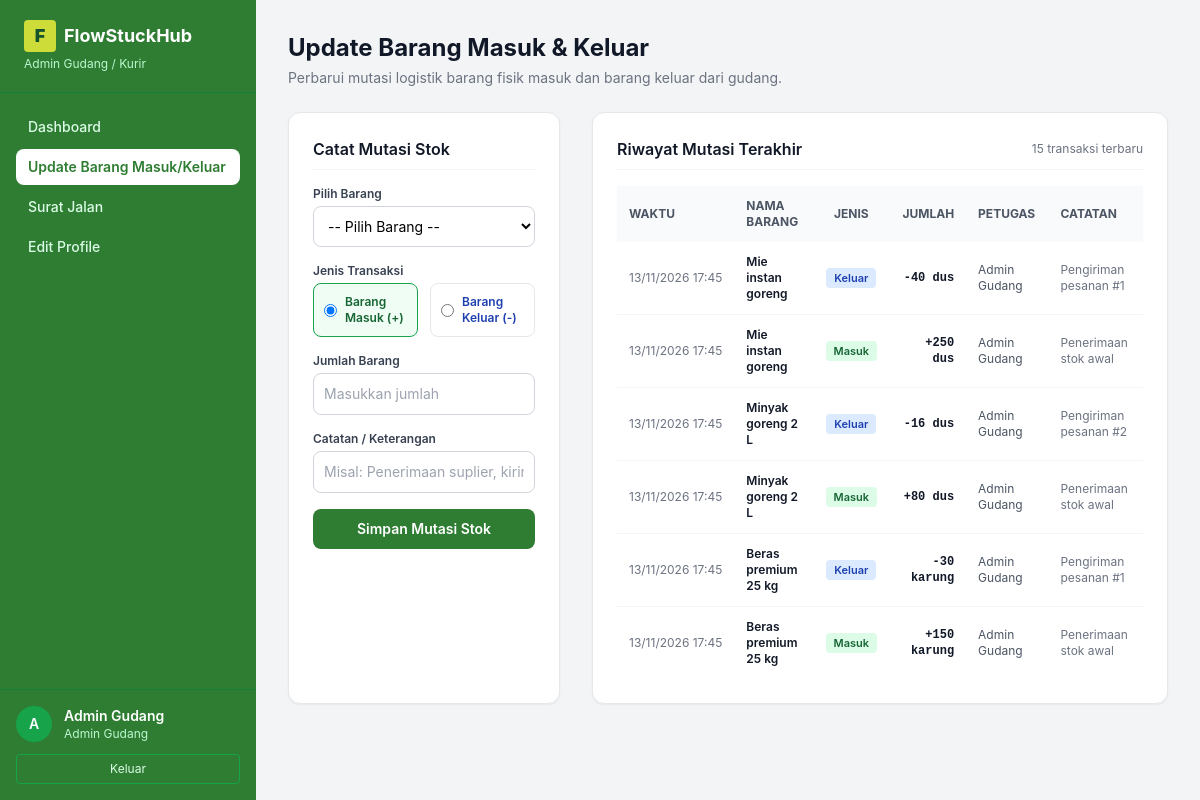
Screenshot of /admin/update-barang.php (signed in) with the database file from the repository.
### tables this page shows
CREATE TABLE mutasi (
  id         INT AUTO_INCREMENT PRIMARY KEY,
  barang_id  INT          NOT NULL,
  user_id    INT          NOT NULL,
  jenis      ENUM('masuk','keluar') NOT NULL,
  jumlah     INT          NOT NULL,
  catatan    VARCHAR(255) NULL,
  created_at TIMESTAMP    DEFAULT CURRENT_TIMESTAMP,
  FOREIGN KEY (barang_id) REFERENCES barang(id) ON DELETE CASCADE,
  FOREIGN KEY (user_id)   REFERENCES users(id)
);

CREATE TABLE barang (
  id          INT AUTO_INCREMENT PRIMARY KEY,
  nama        VARCHAR(120) NOT NULL,
  deskripsi   TEXT         NULL,
  satuan      VARCHAR(30)  NOT NULL DEFAULT 'dus',
  stok        INT          NOT NULL DEFAULT 0,
  gambar      VARCHAR(255) NULL,
  created_at  TIMESTAMP    DEFAULT CURRENT_TIMESTAMP
);

CREATE TABLE users (
  id            INT AUTO_INCREMENT PRIMARY KEY,
  nama_lengkap  VARCHAR(100)  NOT NULL,
  email         VARCHAR(100)  NOT NULL UNIQUE,
  username      VARCHAR(50)   NOT NULL UNIQUE,
  password      VARCHAR(255)  NOT NULL,
  role          ENUM('user','admin','super_admin') NOT NULL DEFAULT 'user',
  alamat        VARCHAR(255)  NULL,
  no_hp         VARCHAR(20)   NULL,
  reset_token   VARCHAR(64)   NULL,
  reset_expires DATETIME      NULL,
  foto_profil   VARCHAR(255)  NULL,
  created_at    TIMESTAMP     DEFAULT CURRENT_TIMESTAMP
);

### includes/auth.php (called while the page is built, shortened)
<?php
function user() { return $_SESSION['user'] ?? null; }

### admin/update-barang.php (the view, shortened to what this page needs)
<?php
require_once __DIR__ . '/../includes/auth.php';
$u = user();
$isSuper = $u['role'] === 'super_admin';
$listMutasi = $pdo->query('
    SELECT m.*, b.nama AS nama_barang, b.satuan, u.nama_lengkap AS nama_petugas
    FROM mutasi m
    JOIN barang b ON b.id = m.barang_id
    JOIN users u ON u.id = m.user_id
    ORDER BY m.id DESC
    LIMIT 15
')->fetchAll();
?>
<!doctype html>
<html lang="id">
<head>
  <script src="https://cdn.tailwindcss.com"></script>
</head>
<body class="bg-gray-100 min-h-screen flex">
<aside class="w-64 min-h-screen flex flex-col flex-shrink-0" style="background:#2E7D32">
  <div class="px-6 py-5 border-b border-green-700">
    <a href="<?= BASE ?>dashboard.php" class="flex items-center gap-2 text-white font-bold text-lg no-underline">
      <span class="w-8 h-8 rounded flex items-center justify-center font-black text-green-900" style="background:#CDDC39">F</span>
      FlowStuckHub
    </a>
    <p class="text-green-200 text-xs mt-1"><?= $isSuper ? 'Super Admin Purchasing' : 'Admin Gudang / Kurir' ?></p>
  </div>
  <nav class="flex-1 px-4 py-4 flex flex-col gap-1">
    <a href="<?= BASE ?>dashboard.php" class="flex items-center gap-2 px-3 py-2 rounded-lg text-sm font-medium text-green-100 hover:bg-green-700 transition">
      Dashboard
    </a>
    <a href="<?= BASE ?>admin/update-barang.php" class="flex items-center gap-2 px-3 py-2 rounded-lg text-sm font-medium bg-white text-[#2E7D32] font-semibold transition">
      Update Barang Masuk/Keluar
    </a>
    <a href="<?= BASE ?>admin/surat-jalan.php" class="flex items-center gap-2 px-3 py-2 rounded-lg text-sm font-medium text-green-100 hover:bg-green-700 transition">
      Surat Jalan
    </a>
    <a href="<?= BASE ?>profile.php" class="flex items-center gap-2 px-3 py-2 rounded-lg text-sm font-medium text-green-100 hover:bg-green-700 transition">
      Edit Profile
    </a>
  </nav>
  <div class="px-4 py-4 border-t border-green-700">
    <div class="flex items-center gap-3 mb-3">
      <span class="inline-flex items-center justify-center w-9 h-9 rounded-full bg-green-600 text-white font-semibold text-sm">
        <?= htmlspecialchars(mb_strtoupper(mb_substr($u['nama'] ?? 'A', 0, 1))) ?>
      </span>
      <div class="min-w-0">
        <p class="text-sm font-semibold text-white truncate"><?= htmlspecialchars($u['nama']) ?></p>
        <p class="text-xs text-green-200"><?= $isSuper ? 'Super Admin' : 'Admin Gudang' ?></p>
      </div>
    </div>
    <a href="<?= BASE ?>logout.php" class="block w-full text-center py-1.5 px-3 rounded text-xs text-green-100 border border-green-600 hover:bg-green-700 transition">
      Keluar
    </a>
  </div>
</aside>
<main class="flex-1 p-8 overflow-y-auto">
  <div class="max-w-5xl mx-auto">
    <div class="mb-6">
      <h1 class="text-2xl font-bold text-gray-900">Update Barang Masuk & Keluar</h1>
      <p class="text-sm text-gray-500 mt-1">Perbarui mutasi logistik barang fisik masuk dan barang keluar dari gudang.</p>
    </div>
    <div class="grid grid-cols-1 lg:grid-cols-3 gap-8">
      <div class="bg-white p-6 rounded-xl shadow-sm border border-gray-200 lg:col-span-1">
        <h2 class="text-base font-semibold text-gray-900 mb-4 pb-2 border-b border-gray-100">Catat Mutasi Stok</h2>
        <form method="post" action="<?= BASE ?>admin/update-barang.php" class="space-y-4">
          <div>
            <label class="block text-xs font-semibold text-gray-700 mb-1" for="barang_id">Pilih Barang</label>
            <select name="barang_id" id="barang_id" required class="w-full text-sm border border-gray-300 rounded-lg p-2.5 bg-white focus:ring-2 focus:ring-green-600 focus:outline-none" onchange="updateInfoStok(this)">
              <option value="">-- Pilih Barang --</option>
            </select>
          </div>
          <div>
            <label class="block text-xs font-semibold text-gray-700 mb-1">Jenis Transaksi</label>
            <div class="grid grid-cols-2 gap-3 mt-1">
              <label class="flex items-center gap-2 p-2.5 rounded-lg border border-gray-200 cursor-pointer hover:bg-gray-50 has-[:checked]:border-green-600 has-[:checked]:bg-green-50">
                <input type="radio" name="jenis" value="masuk" checked class="text-green-600 focus:ring-green-600">
                <span class="text-xs font-semibold text-green-800">Barang Masuk (+)</span>
              </label>
              <label class="flex items-center gap-2 p-2.5 rounded-lg border border-gray-200 cursor-pointer hover:bg-gray-50 has-[:checked]:border-blue-600 has-[:checked]:bg-blue-50">
                <input type="radio" name="jenis" value="keluar" class="text-blue-600 focus:ring-blue-600">
                <span class="text-xs font-semibold text-blue-800">Barang Keluar (-)</span>
              </label>
            </div>
          </div>
          <div>
            <label class="block text-xs font-semibold text-gray-700 mb-1" for="jumlah">Jumlah Barang</label>
            <input type="number" name="jumlah" id="jumlah" min="1" required class="w-full text-sm border border-gray-300 rounded-lg p-2.5 focus:ring-2 focus:ring-green-600 focus:outline-none" placeholder="Masukkan jumlah">
          </div>
          <div>
            <label class="block text-xs font-semibold text-gray-700 mb-1" for="catatan">Catatan / Keterangan</label>
            <input type="text" name="catatan" id="catatan" class="w-full text-sm border border-gray-300 rounded-lg p-2.5 focus:ring-2 focus:ring-green-600 focus:outline-none" placeholder="Misal: Penerimaan suplier, kirim pesanan...">
          </div>
          <button type="submit" class="w-full py-2.5 px-4 bg-[#2E7D32] text-white text-sm font-semibold rounded-lg hover:bg-green-800 transition active:scale-[0.98]">
            Simpan Mutasi Stok
          </button>
        </form>
      </div>
      <div class="bg-white p-6 rounded-xl shadow-sm border border-gray-200 lg:col-span-2">
        <div class="flex items-center justify-between mb-4 pb-2 border-b border-gray-100">
          <h2 class="text-base font-semibold text-gray-900">Riwayat Mutasi Terakhir</h2>
          <span class="text-xs text-gray-500">15 transaksi terbaru</span>
        </div>
        <div class="overflow-x-auto">
          <table class="w-full text-left text-xs">
            <thead class="bg-gray-50 text-gray-600 uppercase font-semibold">
              <tr>
                <th class="py-3 px-3">Waktu</th>
                <th class="py-3 px-3">Nama Barang</th>
                <th class="py-3 px-3 text-center">Jenis</th>
                <th class="py-3 px-3 text-right">Jumlah</th>
                <th class="py-3 px-3">Petugas</th>
                <th class="py-3 px-3">Catatan</th>
              </tr>
            </thead>
            <tbody class="divide-y divide-gray-100">
              <?php if ($listMutasi): ?>
                <?php foreach ($listMutasi as $m): ?>
                  <tr class="hover:bg-gray-50">
                    <td class="py-3 px-3 text-gray-500 whitespace-nowrap">
                      <?= htmlspecialchars(date('d/m/Y H:i', strtotime($m['created_at']))) ?>
                    </td>
                    <td class="py-3 px-3 font-semibold text-gray-900">
                      <?= htmlspecialchars($m['nama_barang']) ?>
                    </td>
                    <td class="py-3 px-3 text-center">
                      <?php if ($m['jenis'] === 'masuk'): ?>
                        <span class="inline-flex items-center px-2 py-0.5 rounded text-[11px] font-semibold bg-green-100 text-green-800">
                          Masuk
                        </span>
                      <?php else: ?>
                        <span class="inline-flex items-center px-2 py-0.5 rounded text-[11px] font-semibold bg-blue-100 text-blue-800">
                          Keluar
                        </span>
                      <?php endif; ?>
                    </td>
                    <td class="py-3 px-3 text-right font-mono font-semibold text-gray-900">
                      <?= ($m['jenis'] === 'masuk' ? '+' : '-') . (int)$m['jumlah'] . ' ' . htmlspecialchars($m['satuan']) ?>
                    </td>
                    <td class="py-3 px-3 text-gray-600">
                      <?= htmlspecialchars($m['nama_petugas']) ?>
                    </td>
                    <td class="py-3 px-3 text-gray-500">
                      <?= htmlspecialchars($m['catatan'] ?: '-') ?>
                    </td>
                  </tr>
                <?php endforeach; ?>
              <?php else: ?>
                <tr>
                  <td colspan="6" class="py-6 text-center text-gray-400">Belum ada riwayat mutasi barang.</td>
                </tr>
              <?php endif; ?>
            </tbody>
          </table>
        </div>
      </div>
    </div>
  </div>
</main>
</body>
</html>

### admin/update-barang.php (style rules this page uses)
body { font-family: Inter, ui-sans-serif, system-ui, sans-serif; }

### rows the page displays
mutasi: created_at "13/11/2026 17:45", barang.nama "Mie instan goreng", jenis "Keluar", jumlah "40", barang.satuan "dus", user.nama_lengkap "Admin Gudang", catatan "Pengiriman pesanan #1"
mutasi: created_at "13/11/2026 17:45", barang.nama "Mie instan goreng", jenis "Masuk", jumlah "250", barang.satuan "dus", user.nama_lengkap "Admin Gudang", catatan "Penerimaan stok awal"
mutasi: created_at "13/11/2026 17:45", barang.nama "Minyak goreng 2 L", jenis "Keluar", jumlah "16", barang.satuan "dus", user.nama_lengkap "Admin Gudang", catatan "Pengiriman pesanan #2"
mutasi: created_at "13/11/2026 17:45", barang.nama "Minyak goreng 2 L", jenis "Masuk", jumlah "80", barang.satuan "dus", user.nama_lengkap "Admin Gudang", catatan "Penerimaan stok awal"
mutasi: created_at "13/11/2026 17:45", barang.nama "Beras premium 25 kg", jenis "Keluar", jumlah "30", barang.satuan "karung", user.nama_lengkap "Admin Gudang", catatan "Pengiriman pesanan #1"
mutasi: created_at "13/11/2026 17:45", barang.nama "Beras premium 25 kg", jenis "Masuk", jumlah "150", barang.satuan "karung", user.nama_lengkap "Admin Gudang", catatan "Penerimaan stok awal"

### other values shown
mb_strtoupper(mb_substr($u['nama'] ?? 'A', 0, 1)) "A"
$u['nama'] "Admin Gudang"
